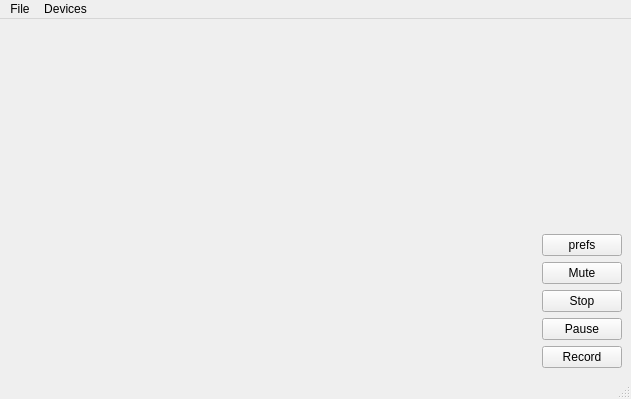
<?xml version="1.0" encoding="UTF-8"?>
<ui version="4.0">
 <class>Camera</class>
 <widget class="QMainWindow" name="Camera">
  <property name="geometry">
   <rect>
    <x>0</x>
    <y>0</y>
    <width>631</width>
    <height>399</height>
   </rect>
  </property>
  <property name="windowTitle">
   <string>Camera</string>
  </property>
  <widget class="QWidget" name="centralwidget">
   <layout class="QGridLayout" name="gridLayout_3">
    <item row="3" column="1">
     <widget class="QPushButton" name="muteButton">
      <property name="text">
       <string>Mute</string>
      </property>
      <property name="checkable">
       <bool>true</bool>
      </property>
     </widget>
    </item>
    <item row="0" column="0" rowspan="7">
     <widget class="QStackedWidget" name="stackedWidget">
      <property name="sizePolicy">
       <sizepolicy hsizetype="Preferred" vsizetype="Preferred">
        <horstretch>1</horstretch>
        <verstretch>0</verstretch>
       </sizepolicy>
      </property>
      <property name="palette">
       <palette>
        <active>
         <colorrole role="Base">
          <brush brushstyle="SolidPattern">
           <color alpha="255">
            <red>255</red>
            <green>255</green>
            <blue>255</blue>
           </color>
          </brush>
         </colorrole>
         <colorrole role="Window">
          <brush brushstyle="SolidPattern">
           <color alpha="255">
            <red>145</red>
            <green>145</green>
            <blue>145</blue>
           </color>
          </brush>
         </colorrole>
        </active>
        <inactive>
         <colorrole role="Base">
          <brush brushstyle="SolidPattern">
           <color alpha="255">
            <red>255</red>
            <green>255</green>
            <blue>255</blue>
           </color>
          </brush>
         </colorrole>
         <colorrole role="Window">
          <brush brushstyle="SolidPattern">
           <color alpha="255">
            <red>145</red>
            <green>145</green>
            <blue>145</blue>
           </color>
          </brush>
         </colorrole>
        </inactive>
        <disabled>
         <colorrole role="Base">
          <brush brushstyle="SolidPattern">
           <color alpha="255">
            <red>145</red>
            <green>145</green>
            <blue>145</blue>
           </color>
          </brush>
         </colorrole>
         <colorrole role="Window">
          <brush brushstyle="SolidPattern">
           <color alpha="255">
            <red>145</red>
            <green>145</green>
            <blue>145</blue>
           </color>
          </brush>
         </colorrole>
        </disabled>
       </palette>
      </property>
      <property name="currentIndex">
       <number>0</number>
      </property>
      <widget class="QWidget" name="viewfinderPage">
       <layout class="QGridLayout" name="gridLayout_5">
        <item row="0" column="0">
         <widget class="QCameraViewfinder" name="viewfinder" native="true"/>
        </item>
       </layout>
      </widget>
      <widget class="QWidget" name="previewPage">
       <layout class="QGridLayout" name="gridLayout_4">
        <item row="0" column="0">
         <widget class="QLabel" name="lastImagePreviewLabel">
          <property name="sizePolicy">
           <sizepolicy hsizetype="Preferred" vsizetype="MinimumExpanding">
            <horstretch>0</horstretch>
            <verstretch>0</verstretch>
           </sizepolicy>
          </property>
          <property name="frameShape">
           <enum>QFrame::Box</enum>
          </property>
          <property name="text">
           <string/>
          </property>
         </widget>
        </item>
       </layout>
      </widget>
     </widget>
    </item>
    <item row="6" column="1">
     <widget class="QPushButton" name="recordButton">
      <property name="text">
       <string>Record</string>
      </property>
     </widget>
    </item>
    <item row="5" column="1">
     <widget class="QPushButton" name="pauseButton">
      <property name="text">
       <string>Pause</string>
      </property>
     </widget>
    </item>
    <item row="4" column="1">
     <widget class="QPushButton" name="stopButton">
      <property name="text">
       <string>Stop</string>
      </property>
     </widget>
    </item>
    <item row="2" column="1">
     <widget class="QPushButton" name="prefsButton">
      <property name="text">
       <string>prefs</string>
      </property>
     </widget>
    </item>
   </layout>
  </widget>
  <widget class="QMenuBar" name="menubar">
   <property name="geometry">
    <rect>
     <x>0</x>
     <y>0</y>
     <width>631</width>
     <height>22</height>
    </rect>
   </property>
   <widget class="QMenu" name="menuFile">
    <property name="title">
     <string>File</string>
    </property>
    <addaction name="actionStartCamera"/>
    <addaction name="actionStopCamera"/>
    <addaction name="separator"/>
    <addaction name="actionSettings"/>
    <addaction name="separator"/>
    <addaction name="actionExit"/>
   </widget>
   <widget class="QMenu" name="menuDevices">
    <property name="title">
     <string>Devices</string>
    </property>
   </widget>
   <addaction name="menuFile"/>
   <addaction name="menuDevices"/>
  </widget>
  <widget class="QStatusBar" name="statusbar"/>
  <action name="actionExit">
   <property name="text">
    <string>Exit</string>
   </property>
  </action>
  <action name="actionStartCamera">
   <property name="text">
    <string>Start Camera</string>
   </property>
  </action>
  <action name="actionStopCamera">
   <property name="text">
    <string>Stop Camera</string>
   </property>
  </action>
  <action name="actionSettings">
   <property name="text">
    <string>Settings</string>
   </property>
  </action>
 </widget>
 <customwidgets>
  <customwidget>
   <class>QCameraViewfinder</class>
   <extends>QWidget</extends>
   <header>qcameraviewfinder.h</header>
   <container>1</container>
  </customwidget>
 </customwidgets>
 <resources/>
 <connections>
  <connection>
   <sender>actionExit</sender>
   <signal>triggered()</signal>
   <receiver>Camera</receiver>
   <slot>close()</slot>
   <hints>
    <hint type="sourcelabel">
     <x>-1</x>
     <y>-1</y>
    </hint>
    <hint type="destinationlabel">
     <x>154</x>
     <y>130</y>
    </hint>
   </hints>
  </connection>
  <connection>
   <sender>actionSettings</sender>
   <signal>triggered()</signal>
   <receiver>Camera</receiver>
   <slot>configureCaptureSettings()</slot>
   <hints>
    <hint type="sourcelabel">
     <x>-1</x>
     <y>-1</y>
    </hint>
    <hint type="destinationlabel">
     <x>333</x>
     <y>210</y>
    </hint>
   </hints>
  </connection>
  <connection>
   <sender>actionStartCamera</sender>
   <signal>triggered()</signal>
   <receiver>Camera</receiver>
   <slot>startCamera()</slot>
   <hints>
    <hint type="sourcelabel">
     <x>-1</x>
     <y>-1</y>
    </hint>
    <hint type="destinationlabel">
     <x>333</x>
     <y>210</y>
    </hint>
   </hints>
  </connection>
  <connection>
   <sender>actionStopCamera</sender>
   <signal>triggered()</signal>
   <receiver>Camera</receiver>
   <slot>stopCamera()</slot>
   <hints>
    <hint type="sourcelabel">
     <x>-1</x>
     <y>-1</y>
    </hint>
    <hint type="destinationlabel">
     <x>333</x>
     <y>210</y>
    </hint>
   </hints>
  </connection>
  <connection>
   <sender>recordButton</sender>
   <signal>clicked()</signal>
   <receiver>Camera</receiver>
   <slot>record()</slot>
   <hints>
    <hint type="sourcelabel">
     <x>647</x>
     <y>149</y>
    </hint>
    <hint type="destinationlabel">
     <x>61</x>
     <y>238</y>
    </hint>
   </hints>
  </connection>
  <connection>
   <sender>pauseButton</sender>
   <signal>clicked()</signal>
   <receiver>Camera</receiver>
   <slot>pause()</slot>
   <hints>
    <hint type="sourcelabel">
     <x>647</x>
     <y>187</y>
    </hint>
    <hint type="destinationlabel">
     <x>234</x>
     <y>237</y>
    </hint>
   </hints>
  </connection>
  <connection>
   <sender>stopButton</sender>
   <signal>clicked()</signal>
   <receiver>Camera</receiver>
   <slot>stop()</slot>
   <hints>
    <hint type="sourcelabel">
     <x>647</x>
     <y>225</y>
    </hint>
    <hint type="destinationlabel">
     <x>140</x>
     <y>236</y>
    </hint>
   </hints>
  </connection>
  <connection>
   <sender>muteButton</sender>
   <signal>toggled(bool)</signal>
   <receiver>Camera</receiver>
   <slot>setMuted(bool)</slot>
   <hints>
    <hint type="sourcelabel">
     <x>647</x>
     <y>377</y>
    </hint>
    <hint type="destinationlabel">
     <x>5</x>
     <y>280</y>
    </hint>
   </hints>
  </connection>
  <connection>
   <sender>prefsButton</sender>
   <signal>clicked()</signal>
   <receiver>Camera</receiver>
   <slot>configureCaptureSettings()</slot>
   <hints>
    <hint type="sourcelabel">
     <x>581</x>
     <y>221</y>
    </hint>
    <hint type="destinationlabel">
     <x>315</x>
     <y>199</y>
    </hint>
   </hints>
  </connection>
 </connections>
 <slots>
  <slot>record()</slot>
  <slot>pause()</slot>
  <slot>stop()</slot>
  <slot>enablePreview(bool)</slot>
  <slot>configureCaptureSettings()</slot>
  <slot>takeImage()</slot>
  <slot>startCamera()</slot>
  <slot>toggleLock()</slot>
  <slot>setMuted(bool)</slot>
  <slot>stopCamera()</slot>
  <slot>setExposureCompensation(int)</slot>
 </slots>
</ui>
